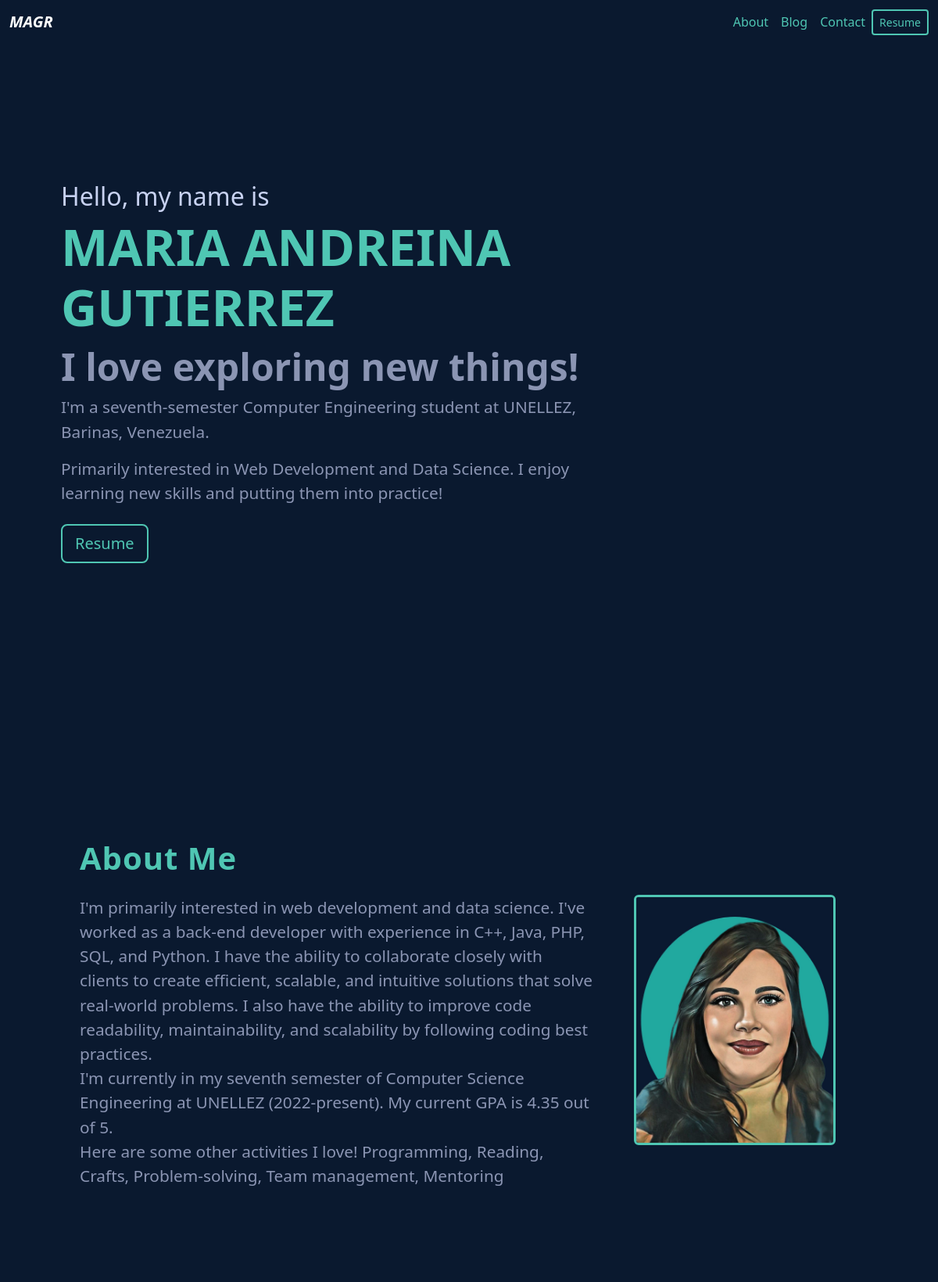
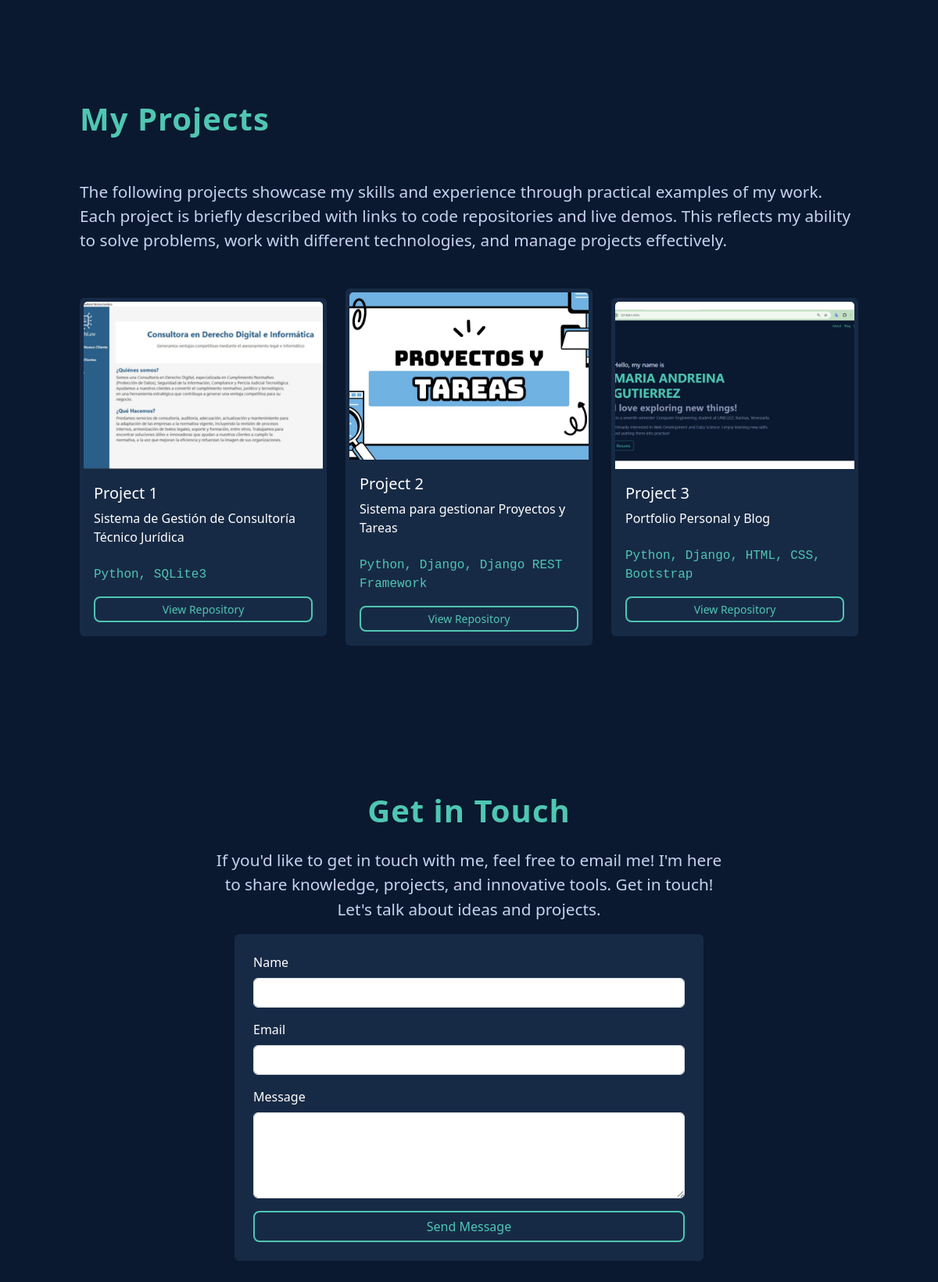
The page / on the database its author committed (2 pictures, top to bottom).
### portfolio/models.py (models this page shows)
class Project(models.Model):
    title = CharField(max_length=100)
    description = CharField(max_length=250)
    image = ImageField(upload_to='portfolio/images')
    url = URLField(blank=True)
    languages = models.CharField(max_length=150, blank=True, help_text="Lenguajes utilizados en el proyecto, separados por coma.")

### portfolio/views.py (the view, shortened to what this page needs)
# urls.py: 2. Add a URL to urlpatterns:  path('', views.home, name='home')
def home(request):
    projects = Project.objects.all()
    message_sent = False
    error_message = None
    return render(request, 'home.html', {
        'projects': projects,
        'message_sent': message_sent,
        'error_message': error_message
    })

### portfolio/templates/home.html (shortened to what this page needs)
{%extends "layout.html" %}
{% block content %}
{% load static %}
<div class="container px-5">
    <header class="row bg-dark" style="min-height: 100vh; display: flex; align-items: center;">
        <div class="col-md-8 my-auto text-white">
            <h4 class="text-accent" style="font-size: 2rem;">Hello, my name is</h4>
            <h1 class="text-name" style="font-size: 4rem; font-weight: bold;">MARIA ANDREINA GUTIERREZ</h1>
            <h1 class="text-secondary-custom" style="font-size: 3rem; font-weight: bold;">I love exploring new things!</h1>
            <p class="text-secondary-custom" style="font-size: 1.3rem;">I'm a seventh-semester Computer Engineering student at UNELLEZ, Barinas, Venezuela.</p>
            <p class="text-secondary-custom" style="font-size: 1.3rem;">Primarily interested in Web Development and Data Science. I enjoy learning new skills and putting them into practice!</p>
            <a href="{% static 'portfolio/cv.pdf' %}" class="btn btn-download-cv btn-lg my-2" target="_blank">Resume</a>
        </div>
    </header>
    <div class="row my-4 p-4" id="about-section" style="min-height: 100vh; display: flex; align-items: center;">
        <div class="col-md-8">
            <h3 class="section-title">About Me</h3>
            <p class="about-paragraph" style="text-align:left; font-size: 1.3rem">I'm primarily interested in web development and data science. I've worked as a back-end developer with experience in C++, Java, PHP, SQL, and Python. I have the ability to collaborate closely with clients to create efficient, scalable, and intuitive solutions that solve real-world problems. I also have the ability to improve code readability, maintainability, and scalability by following coding best practices.<br>
I'm currently in my seventh semester of Computer Science Engineering at UNELLEZ (2022-present). My current GPA is 4.35 out of 5.<br>
Here are some other activities I love! Programming, Reading, Crafts, Problem-solving, Team management, Mentoring</p>
        </div>
        <div class="col-md-4 d-flex justify-content-center align-items-center">
            <img src="{% static 'portfolio/profile.jpg' %}" alt="Profile Image" class="img-fluid rounded" style="max-width:320px; max-height:320px; border: 3px solid #4fc6b3;" />
        </div>
    </div>
    <div class="row my-4 p-4" style="min-height: 100vh; display: flex; align-items: center;">
        <h3 class="section-title">My Projects</h3>
        <p class="text-project-desc" style="color: #8b95b3; font-size: 1.3rem">The following projects showcase my skills and experience through practical examples of my work. Each project is briefly described with links to code repositories and live demos. This reflects my ability to solve problems, work with different technologies, and manage projects effectively.</p>
        {% for project in projects %}
            <div class="col-md-6 col-lg-4 mb-4">
                <div class="card text-white h-100 card-project d-flex flex-column" style="min-height: 420px;">
                    {% if project.image %}
                        <img src="{{ project.image.url }}" alt="{{ project.title }}" class="card-img-top" style="width:100%; height:220px; object-fit:cover; border-radius:0.5rem 0.5rem 0 0;" />
                    {% else %}
                        <img src="{% static 'portfolio/default.jpg' %}" alt="Default Image" class="card-img-top img-fluid" style="width:100%; height:220px; object-fit:cover; border-radius:0.5rem 0.5rem 0 0;" />
                    {% endif %}
                    <div class="card-body d-flex flex-column flex-grow-1">
                        <h5 class="card-title">{{ project.title }}</h5>
                        <p class="card-text flex-grow-1">{{ project.description }}</p>
                        {% if project.languages %}
                            <p class="project-languages mt-2" style="color: #4fc6b3; font-family: 'Fira Mono', monospace; font-size: 1rem;">
                                {{ project.languages }}
                            </p>
                        {% endif %}
                        {% if project.url %}
                            <a href="{{ project.url }}" class="btn btn-view-project btn-sm mt-auto" target="_blank">View Repository</a>
                        {% endif %}
                    </div>
                </div>
            </div>
        {% empty %}
            <p>No projects available.</p>
        {% endfor %}
    </div>
    <div class="row my-4 p-4 justify-content-center align-items-center" id="contact-section" style="min-height: 100vh; display: flex;">
        <div class="col-md-8 d-flex flex-column align-items-center">
            <h3 class="section-title text-center">Get in Touch</h3>
            <p class="text-project-desc text-center" style="color: #8b95b3; font-size: 1.3rem">If you'd like to get in touch with me, feel free to email me!
I'm here to share knowledge, projects, and innovative tools. Get in touch! Let's talk about ideas and projects.</p>
            <form method="post" class="contact-form p-4 rounded w-100" style="background:#172a45; max-width: 600px;">
                <div class="mb-3">
                    <label for="name" class="form-label text-white">Name</label>
                    <input type="text" class="form-control" id="name" name="name" required>
                </div>
                <div class="mb-3">
                    <label for="email" class="form-label text-white">Email</label>
                    <input type="email" class="form-control" id="email" name="email" required>
                </div>
                <div class="mb-3">
                    <label for="message" class="form-label text-white">Message</label>
                    <textarea class="form-control" id="message" name="message" rows="4" required></textarea>
                </div>
                <button type="submit" class="btn btn-view-project w-100">Send Message</button>
            </form>
        </div>
    </div>
</div>
{%endblock %}

### portfolio/static/main.css (style rules this page uses)
body { background: #0a192f !important; }
.bg-dark, .card.bg-dark, header.bg-dark { background-color: #0a192f !important; }
.container, .row, .col-md-4, .col-md-8, .col-md-12, .card-body { background: transparent !important; }
.card-project { border: 2px solid transparent; transition: border 0.2s; background-color: #172a45 !important; }
.card-project .card-img-top { width: 100%; height: 220px; object-fit: cover; border-radius: 0.5rem 0.5rem 0 0; border: 3px solid transparent; transition: border 0.2s; }
.btn-view-project { background: transparent !important; border: 2px solid #4fc6b3 !important; color: #4fc6b3 !important; border-radius: 0.5rem !important; transition: background 0.2s, color 0.2s; }
.btn-download-cv { background: transparent !important; border: 2px solid #4fc6b3 !important; color: #4fc6b3 !important; border-radius: 0.5rem !important; transition: background 0.2s, color 0.2s; }
.text-accent { color: #c8d2f1 !important; }
.text-name { color: #4fc6b3 !important; font-weight: bold !important; }
.text-secondary-custom { color: #8b95b3 !important; }
.text-project-desc { color: #c8d2f1 !important; }
.about-paragraph { color: #8b95b3 !important; text-align: left; }
html { scroll-behavior: smooth; }
.section-title { color: #4fc6b3 !important; font-size: 2.5rem; font-weight: bold; text-align: left; margin-bottom: 1.5rem; letter-spacing: 1px; }

### rows shown on the page
Project: image (picture), title "Project 1", description "Sistema de Gestión de Consultoría Técnico Jurídica", languages "Python, SQLite3"
Project: image (picture), title "Project 2", description "Sistema para gestionar Proyectos y Tareas", languages "Python, Django, Django REST Framework"
Project: image (picture), title "Project 3", description "Portfolio Personal y Blog", languages "Python, Django, HTML, CSS, Bootstrap"
